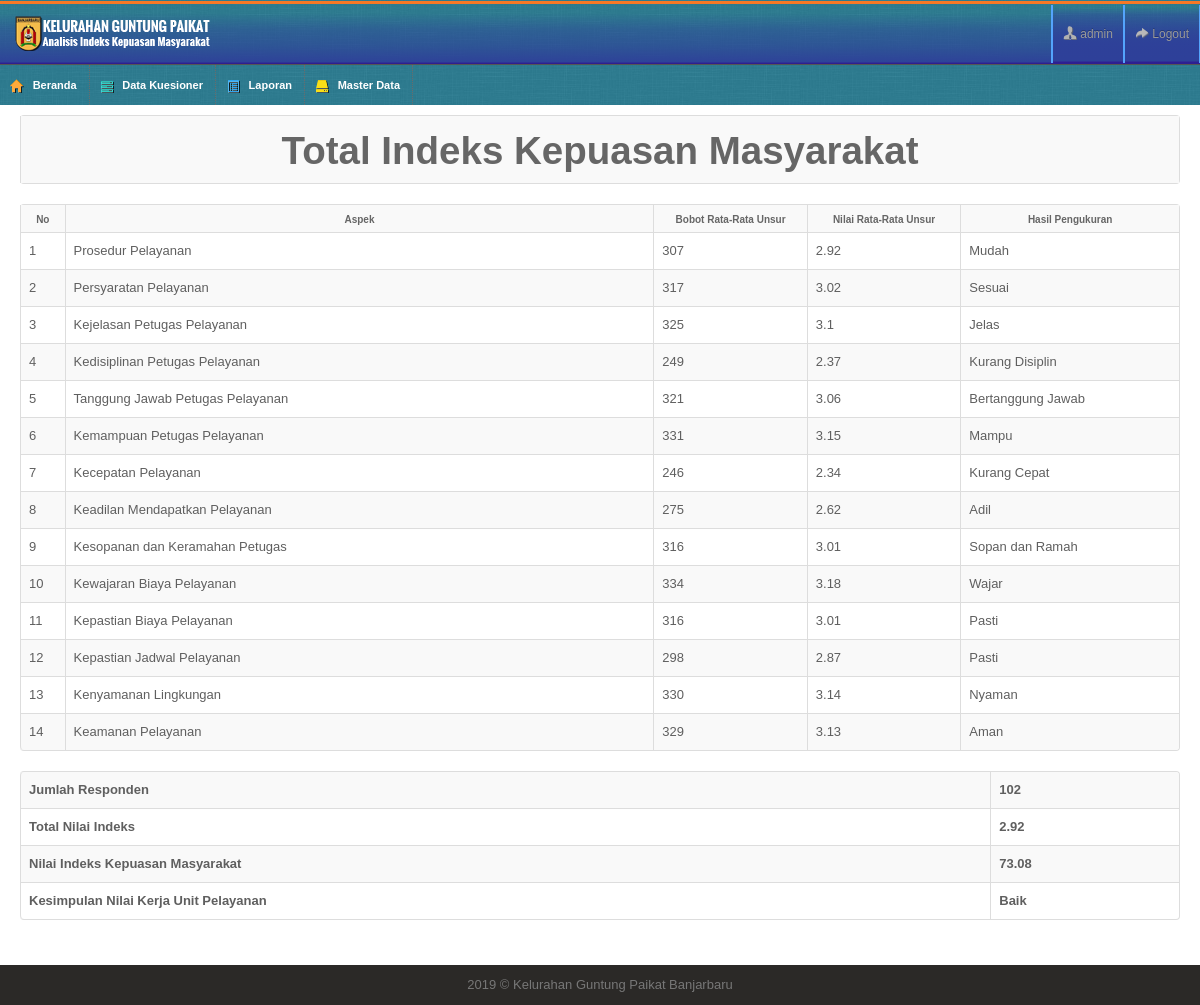
Page /?page=Unsur-Data (signed in) on the committed database.
### tables this page shows
CREATE TABLE `tkuis` (
  `id_kuis` int(11) NOT NULL AUTO_INCREMENT,
  `id_aspek` int(11) NOT NULL,
  `soal` varchar(255) NOT NULL,
  `jawaban_a` varchar(100) NOT NULL,
  `jawaban_b` varchar(100) NOT NULL,
  `jawaban_c` varchar(100) NOT NULL,
  `jawaban_d` varchar(100) NOT NULL,
  PRIMARY KEY (`id_kuis`),
  KEY `id_aspek` (`id_aspek`)
);

CREATE TABLE `taspek` (
  `id_aspek` int(11) NOT NULL AUTO_INCREMENT,
  `nama_aspek` varchar(100) NOT NULL,
  PRIMARY KEY (`id_aspek`)
);

### page/lib/dtjawaban_temp.php (called while the page is built, shortened)
<?php
$isian0		= "No";
$field0		= "id_jawaban";
?>

### page/mast/unsur_data.php (the view, shortened to what this page needs)
<?php
include_once "lib/seslogin.php";
include_once "page/lib/dtjawaban_temp.php";
$row = 20;
$hal = isset($_GET['hal']) ? $_GET['hal'] : 0;
$pageSql = "SELECT tjawaban_temp.id_kuis,sum(nilai) AS nilai, sum(nilai)/ COUNT(tjawaban_temp.id_kuis) AS unsur, tkuis.*,taspek.id_aspek,taspek.nama_aspek FROM tjawaban_temp LEFT JOIN tkuis ON tkuis.id_kuis=tjawaban_temp.id_kuis LEFT JOIN taspek ON taspek.id_aspek=tkuis.id_aspek GROUP BY tjawaban_temp.id_kuis ";
$pageSql2 = "SELECT sum(nilai)/ COUNT(id_kuis) AS total FROM  tjawaban_temp  ";
$dataSql = "SELECT id_responden FROM tjawaban_temp  GROUP BY id_responden";
$totQry	 = mysqli_query($koneksidb, $pageSql2) or die ("error paging: ".mysql_error());
$totData	 =  mysqli_fetch_array($totQry);
$totdataQry	 = mysqli_query($koneksidb, $dataSql) or die ("error paging: ".mysql_error());
$totalQ	 =  mysqli_num_rows($totdataQry);
?>
<table class="table table-bordered table-striped">
  <tr>
    <th><h1><b>Total Indeks Kepuasan Masyarakat</b>  </h1></th>
  </tr>
	<table class="table table-bordered table-striped">
      <tr>
        <th width="20" align="center"><strong><?php echo $isian0; ?></strong></th>
        <th width="520"><strong>Aspek</strong></th>
        <th width="120"><strong>Bobot Rata-Rata Unsur</strong></th>
        <th width="120"><strong>Nilai Rata-Rata Unsur</strong></th>
        <th width="180"><strong>Hasil Pengukuran</strong></th>
      </tr>
		<?php
		$mySql = $pageSql." ORDER BY ".$field0." ASC LIMIT $hal, $row";
		$myQry = mysqli_query($koneksidb, $mySql)  or die ("Query salah : ".mysql_error());
		$nomor  = 1;
		while ($kolomData = mysqli_fetch_array($myQry)) {
			if($kolomData['unsur']>='3.5'){$hasil=$kolomData['jawaban_d'];}
			elseif($kolomData['unsur']>='2.5'){$hasil=$kolomData['jawaban_c'];}
			elseif($kolomData['unsur']>='1.5'){$hasil=$kolomData['jawaban_b'];}
			else{$hasil=$kolomData['jawaban_a'];}
		?>
      <tr>
        <td align="center"> <?php echo $nomor++; ?> </td>
        <td> <?php echo $kolomData['nama_aspek']; ?> </td>
        <td> <?php echo $kolomData['nilai']; ?> </td>
        <td> <?php echo round($kolomData['unsur'],2); ?> </td>
        <td> <?php echo $hasil; ?> </td>
      </tr>
      <?php } ?>
    </table>
	<table class="table table-bordered table-striped">
	<tr>
	   <td  ><b>Jumlah Responden</b></td>
	   <td ><b><?php echo $totalQ; ?></b></td>
	  </tr>
	<tr>
	  <td><b>Total Nilai Indeks    </b></td>
	  <td><b><?php echo round($totData['total'],2); ?></b></td>
	  </tr>
	  <tr>
	  <td><b>Nilai Indeks Kepuasan Masyarakat  </b></td>
	  <td><b><?php  $ikm =($totData['total']*25); echo round($ikm,2); ?></b></td>
	  </tr>
	  <tr>
	  <td><b>Kesimpulan Nilai Kerja Unit Pelayanan</b></td>
	  <td><b><?php if($totData['total']>='3.25'){$tothasil='Sangat Baik';}
			elseif($totData['total']>='2.5'){$tothasil='Baik';}
			elseif($totData['total']>='1.75'){$tothasil='Tidak Baik';}
			else{$tothasil='Sangat Tidak Baik';} echo $tothasil; ?></b></td>
	  </tr>
</table>

### css/maruti-style.css (style rules this page uses)
* { outline:none !important; -moz-outline: none !important; }
body { overflow-x: hidden; margin-top: -9px; }
.widget-title, .modal-header, .table th, div.dataTables_wrapper .ui-widget-header { background-color: #efefef; border-bottom: 1px solid #CDCDCD; height: 36px; }
.table th { height: auto; font-size: 10px; padding: 5px 10px 2px; border-bottom: 0; text-align: center; color: #666666; }

### css/maruti-media.css (style rules this page uses)
body { background:url(../images/backgrounds/blue.jpg) repeat; }

### rows in the picture
tkuis: id_aspek.nama_aspek "Prosedur Pelayanan", nilai "307", unsur "2.92", jawaban_c "Mudah"
tkuis: id_aspek.nama_aspek "Persyaratan Pelayanan", nilai "317", unsur "3.02", jawaban_c "Sesuai"
tkuis: id_aspek.nama_aspek "Kejelasan Petugas Pelayanan", nilai "325", unsur "3.1", jawaban_c "Jelas"
tkuis: id_aspek.nama_aspek "Kedisiplinan Petugas Pelayanan", nilai "249", unsur "2.37", jawaban_b "Kurang Disiplin"
tkuis: id_aspek.nama_aspek "Tanggung Jawab Petugas Pelayanan", nilai "321", unsur "3.06", jawaban_c "Bertanggung Jawab"
tkuis: id_aspek.nama_aspek "Kemampuan Petugas Pelayanan", nilai "331", unsur "3.15", jawaban_c "Mampu"
tkuis: id_aspek.nama_aspek "Kecepatan Pelayanan", nilai "246", unsur "2.34", jawaban_b "Kurang Cepat"
tkuis: id_aspek.nama_aspek "Keadilan Mendapatkan Pelayanan", nilai "275", unsur "2.62", jawaban_c "Adil"
tkuis: id_aspek.nama_aspek "Kesopanan dan Keramahan Petugas", nilai "316", unsur "3.01", jawaban_c "Sopan dan Ramah"
tkuis: id_aspek.nama_aspek "Kewajaran Biaya Pelayanan", nilai "334", unsur "3.18", jawaban_c "Wajar"
tkuis: id_aspek.nama_aspek "Kepastian Biaya Pelayanan", nilai "316", unsur "3.01", jawaban_c "Pasti"
tkuis: id_aspek.nama_aspek "Kepastian Jadwal Pelayanan", nilai "298", unsur "2.87", jawaban_c "Pasti"
tkuis: id_aspek.nama_aspek "Kenyamanan Lingkungan", nilai "330", unsur "3.14", jawaban_c "Nyaman"
tkuis: id_aspek.nama_aspek "Keamanan Pelayanan", nilai "329", unsur "3.13", jawaban_c "Aman"

### other values in the picture
$_SESSION['SES_LOGIN'] "admin"
$isian0 "No"
$totalQ "102"
$totData['total'] "2.92"
$ikm "73.08"
$tothasil "Baik"
